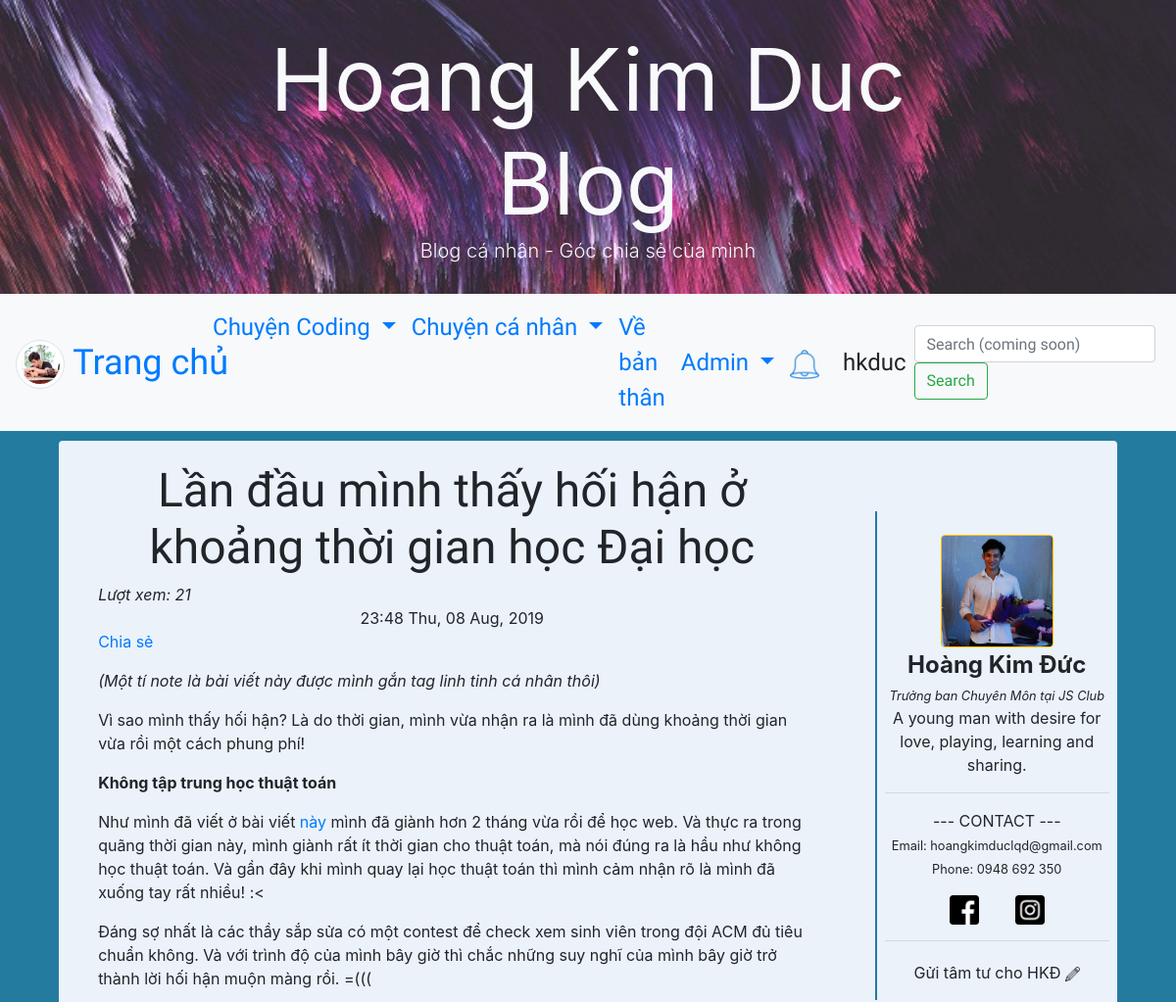
The app's page /post/11/ (signed in, upper part), older data.
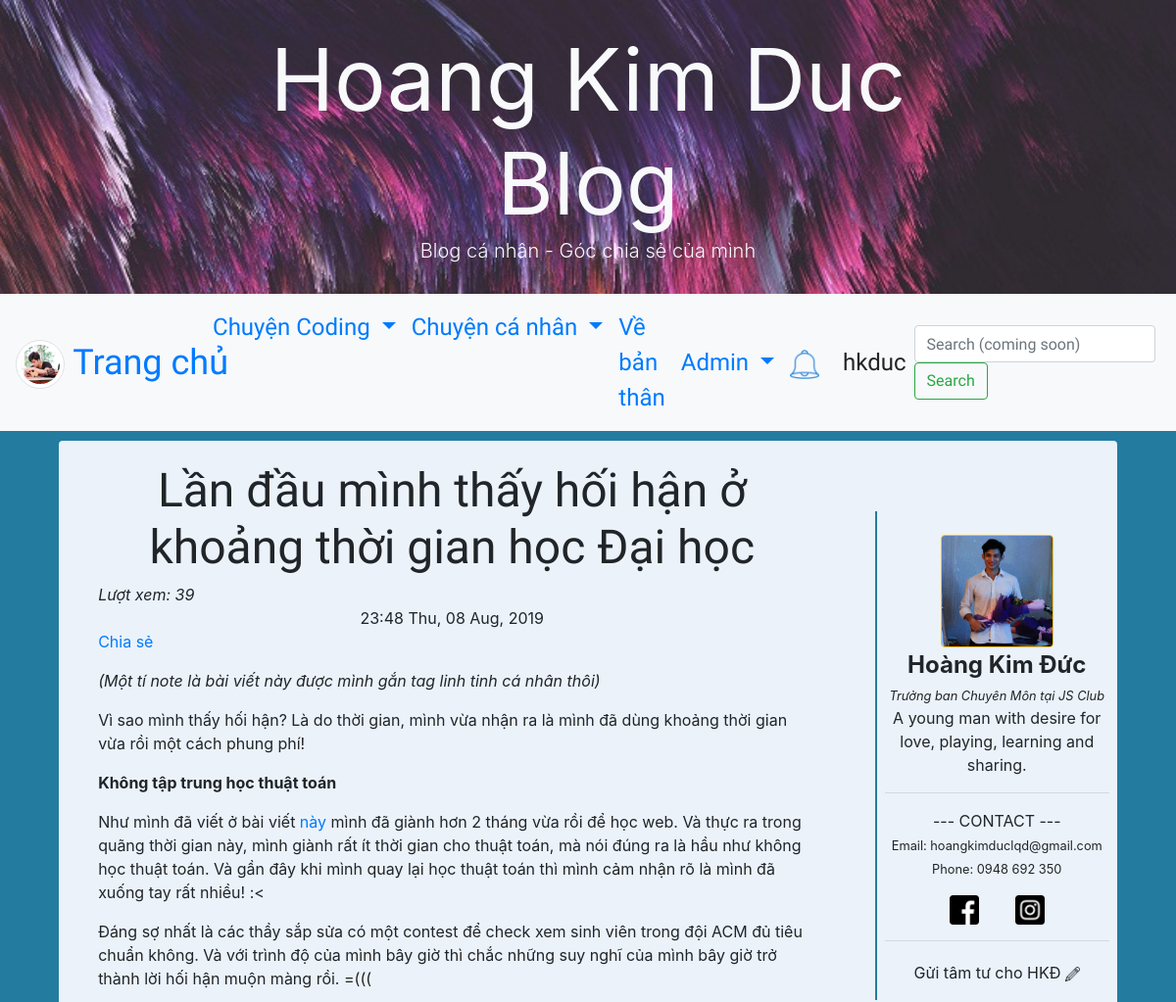
The same page, newer data.
### blog/models.py (models this page shows, shortened)
class Post(models.Model):
   author = models.ForeignKey('auth.User', on_delete=models.CASCADE)
   title = models.CharField(max_length=200)
   text = models.TextField()
   create_date = models.DateTimeField(default=timezone.now)
   published_date = models.DateTimeField(blank=True,null=True)
   tag = models.CharField(choices=tag_list, max_length=20, default='tag1')
   view = models.IntegerField(default=0)

### blog/views.py (the view)
class PostDetailView(DetailView):
   context_object_name = 'post_detail'
   model = Post
   def get_object(self):
      post = super().get_object()
      if not self.request.user.is_authenticated:
         post.increase_view()
      return post

### blog/models.py (called while the page is built)
   def __str__(self):
      template = f'{self.person} {self.action} {self.post_title}'
      return template

### blog/views.py (called while the page is built)
   def get_context_data(self, **kwargs):
        ctx = super(DetailView, self).get_context_data(**kwargs)
        ctx['Notification'] = Notification.objects.order_by('-time')
        return ctx

### blog/templates/blog/post_detail.html (shortened to what this page needs)
   {% extends "blog/base.html" %}
   {% block content %}
   <h1 class="posttitle loader">{{post_detail.title}}</h1>
   {% if post_detail.published_date %}
      {% if user.is_authenticated %}
         <em>Lượt xem: {{ post_detail.view }}</em>
      {% endif %}
      <div class="date postdate">
         {{ post_detail.published_date|date:"G:i D, d M, Y" }}
      </div>
      <div class="fb-share-button" data-href="{% url 'post_detail' pk=post_detail.pk  %}" data-layout="button_count"
         data-size="small"><a target="_blank"
            href="https://www.facebook.com/sharer/sharer.php?u=https%3A%2F%2Fdevelopers.facebook.com%2Fdocs%2Fplugins%2F&amp;src=sdkpreparse"
            class="fb-xfbml-parse-ignore">Chia sẻ</a></div>
   {% else %}
      <a href="{% url 'post_publish' pk=post_detail.pk  %}" class="btn btn-info">Publish</a>
   {% endif %}
   <p class="postcontent">{{ post_detail.text|safe|linebreaksbr }}</p>
   {% endblock content %}

Row changes from the older to the newer data that the page shows:
changed Post "Lần đầu mình thấy hối hận ở khoảng thời gian học Đại học": view "21" → "39"
